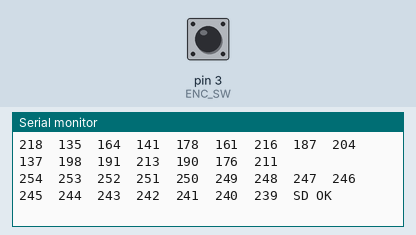
A sketch run on a simulated Arduino Uno, built for the host (arithmetic inside an expression is 32-bit, double 64-bit). Parts: the last lines printed to the serial monitor. Inputs (shaded band) come from the test bench; at power-on: pin 3 (ENC_SW) HIGH. Storage starts empty; an integer division by zero does not stop the program and gives all ones (-1).

Above: at 1.2 s.
1.3 s: pin 3 (ENC_SW) pulled LOW for 0.15 s
At 2.2 s:
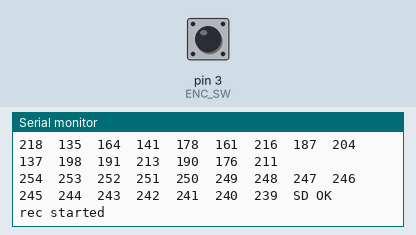
2.9 s: pin 3 (ENC_SW) pulled LOW for 1 s
At 3.4 s:
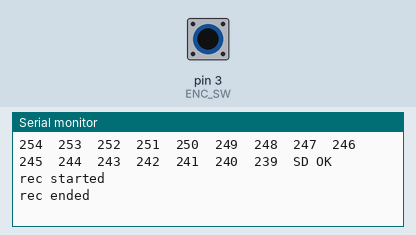

Measured:
- after the input at 1.3 s, the serial monitor: prints a new line at once (image 1)
- after the input at 2.9 s, the serial monitor: prints a new line at once (image 2)

The sketch:

mixing.ino
```cpp
#include <SD.h>
#include <SPI.h>
#include <TMRpcm.h>
#define SS_SD 10
#define ENC_SW 3
TMRpcm audio;

volatile bool recStarted = false;
volatile bool recEnded = true;
unsigned long i = 0;
//bool recMode = false;
//byte arr[16] = {0, 1, 2, 3, 4, 5, 6, 7, 8, 9, 10, 11, 12, 13, 14, 15};
byte arr[16] = {254, 253, 252, 251, 250, 249, 248, 247, 246, 245, 244, 243, 242, 241, 240, 239};

void setup() {
  Serial.begin(115200);
  SD.begin(SS_SD);
  audio.CSPin = SS_SD;
  pinMode(ENC_SW, INPUT);

  for (int i = 1; i < 17; i++) {
    _encrypt(arr, i);
  }
  for (int i = 0; i < 16; i++) {
    Serial.print(arr[i]);
    Serial.print("  ");
  }
  Serial.println();
  for (int i = 16; i > 0; i--) {
    _decrypt(arr, i);
  }
  for (int i = 0; i < 16; i++) {
    Serial.print(arr[i]);
    Serial.print("  ");
  }
  if (!SD.begin(SS_SD)) {
    return;
  } else {
    Serial.println("SD OK");
  }
  attachInterrupt(1, button, FALLING);
}

void loop() {
  //  if(Serial.available()){                          //Send commands over serial to play
  //      switch(Serial.read()){
  //        case 'r': audio.startRecording("test.wav",16000,A0); break;    //Record at 16khz sample rate on pin A0
  //        case 'R': audio.startRecording("test.wav",16000,A0,1); break;  //Record, but with passthrough to speaker.
  //        case 't': audio.startRecording("test.wav",16000,A0,2); break;  //Do not record. Output direct to speaker
  //                             //Note: If samples are dropped before writing, it
  //                             //      will not be heard in passthrough mode
  //        case 's': audio.stopRecording("test.wav"); break;              //Stop recording
  ////        case 'p': audio.play("test.wav"); break;                       //Play the recording
  ////        case '=': audio.volume(1); break;                              //Increase volume by 1. Does not affect recording
  ////        case '-': audio.volume(0); break;                              //Decrease volume by 1. Does not affect recording
  ////        case 'S': audio.stopPlayback(); break;                         //Stop all playback
  //
  //      }
  //    }
//  recEnded = false;
}
void button() {
  if (!recStarted) {
    recStarted = true;
//    recEnded = true;
    Serial.println("rec started");
    audio.startRecording("1.wav", 16000, A0);

  } else if (recStarted){

    audio.stopRecording("1.wav");
//    recEnded = true;
    Serial.println("rec ended");

  }
}

void _encrypt(byte arr[], byte n) {
  if (n > 16 && n < 1) return;
  byte iterations;
  if (16 % n != 0) {
    iterations = (16 / n) + 1;
  } else {
    iterations = 16 / n;
  }
  byte start = 0;
  byte enD = n - 1;
  for (byte i = 0; i < iterations; i++) {
    reverseArray(arr, start, enD);
    start += n;
    enD += n;
    if (enD > 15) enD = 15;
    if (start > 15) start = 15;
  }
  for (int i = 0; i < 16; i++) {
    arr[i] ^= n;
    arr[i] += n * (n % (15 - n));
  }
}

void _decrypt(byte arr[], byte n) {
  if (n > 16 && n < 1) return;
  byte iterations;
  if (16 % n != 0) {
    iterations = (16 / n) + 1;
  } else {
    iterations = 16 / n;
  }
  byte start = 0;
  byte enD = n - 1;
  for (byte i = 0; i < iterations; i++) {
    reverseArray(arr, start, enD);
    start += n;
    enD += n;
    if (enD > 15) enD = 15;
    if (start > 15) start = 15;
  }
  for (int i = 0; i < 16; i++) {
    arr[i] -= n * (n % (15 - n));
    arr[i] ^= n;

  }
}

byte reverseArray(byte arr[], byte start, byte enD)
{
  while (start < enD)
  {
    byte temp = arr[start];
    arr[start] = arr[enD];
    arr[enD] = temp;
    start++;
    enD--;
  }
}
```
